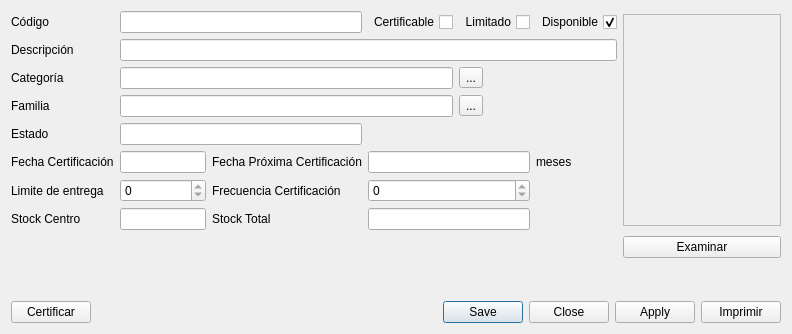
<?xml version="1.0" encoding="UTF-8"?>
<ui version="4.0">
 <class>ProductosFicha</class>
 <widget class="QDialog" name="ProductosFicha">
  <property name="geometry">
   <rect>
    <x>0</x>
    <y>0</y>
    <width>792</width>
    <height>334</height>
   </rect>
  </property>
  <property name="windowTitle">
   <string>Ficha de producto</string>
  </property>
  <layout class="QGridLayout" name="gridLayout_2">
   <item row="0" column="0" colspan="4">
    <layout class="QGridLayout" name="gridLayout">
     <item row="0" column="0">
      <widget class="QLabel" name="label">
       <property name="text">
        <string>Código</string>
       </property>
      </widget>
     </item>
     <item row="0" column="1" colspan="3">
      <widget class="QLineEdit" name="edtCodigo">
       <property name="maxLength">
        <number>12</number>
       </property>
      </widget>
     </item>
     <item row="0" column="6">
      <widget class="QCheckBox" name="chbDisponible">
       <property name="layoutDirection">
        <enum>Qt::RightToLeft</enum>
       </property>
       <property name="text">
        <string>Disponible</string>
       </property>
       <property name="checked">
        <bool>true</bool>
       </property>
      </widget>
     </item>
     <item row="1" column="0">
      <widget class="QLabel" name="label_3">
       <property name="text">
        <string>Descripción</string>
       </property>
      </widget>
     </item>
     <item row="0" column="4">
      <widget class="QCheckBox" name="chbCertificable">
       <property name="layoutDirection">
        <enum>Qt::RightToLeft</enum>
       </property>
       <property name="text">
        <string>Certificable</string>
       </property>
      </widget>
     </item>
     <item row="1" column="1" colspan="6">
      <widget class="QLineEdit" name="edtDescripcion">
       <property name="maxLength">
        <number>150</number>
       </property>
      </widget>
     </item>
     <item row="2" column="0">
      <widget class="QLabel" name="label_2">
       <property name="text">
        <string>Categoría</string>
       </property>
      </widget>
     </item>
     <item row="2" column="1" colspan="4">
      <widget class="QLineEdit" name="edtCategoria">
       <property name="enabled">
        <bool>true</bool>
       </property>
       <property name="readOnly">
        <bool>true</bool>
       </property>
      </widget>
     </item>
     <item row="5" column="0" rowspan="3">
      <widget class="QLabel" name="label_5">
       <property name="text">
        <string>Fecha Certificación</string>
       </property>
      </widget>
     </item>
     <item row="5" column="1" rowspan="3" colspan="2">
      <widget class="QLineEdit" name="edtFechaCertif">
       <property name="enabled">
        <bool>true</bool>
       </property>
       <property name="readOnly">
        <bool>true</bool>
       </property>
      </widget>
     </item>
     <item row="4" column="1" colspan="3">
      <widget class="QLineEdit" name="edtEstado">
       <property name="enabled">
        <bool>true</bool>
       </property>
       <property name="readOnly">
        <bool>true</bool>
       </property>
      </widget>
     </item>
     <item row="4" column="0">
      <widget class="QLabel" name="label_12">
       <property name="text">
        <string>Estado</string>
       </property>
      </widget>
     </item>
     <item row="5" column="6" rowspan="3">
      <widget class="QLabel" name="label_10">
       <property name="text">
        <string>meses</string>
       </property>
      </widget>
     </item>
     <item row="5" column="3" rowspan="3">
      <widget class="QLabel" name="label_13">
       <property name="text">
        <string>Fecha Próxima Certificación</string>
       </property>
      </widget>
     </item>
     <item row="5" column="4" rowspan="3" colspan="2">
      <widget class="QLineEdit" name="edtFechaProxCertif">
       <property name="enabled">
        <bool>true</bool>
       </property>
       <property name="readOnly">
        <bool>true</bool>
       </property>
      </widget>
     </item>
     <item row="9" column="1" rowspan="3" colspan="2">
      <widget class="QLineEdit" name="edtStockCentro">
       <property name="enabled">
        <bool>true</bool>
       </property>
       <property name="readOnly">
        <bool>true</bool>
       </property>
      </widget>
     </item>
     <item row="9" column="0" rowspan="3">
      <widget class="QLabel" name="label_9">
       <property name="text">
        <string>Stock Centro</string>
       </property>
      </widget>
     </item>
     <item row="9" column="4" rowspan="3" colspan="2">
      <widget class="QLineEdit" name="edtStockTotal">
       <property name="readOnly">
        <bool>true</bool>
       </property>
      </widget>
     </item>
     <item row="0" column="7" rowspan="12" colspan="3">
      <widget class="QScrollArea" name="scAreaImagen">
       <property name="sizePolicy">
        <sizepolicy hsizetype="Fixed" vsizetype="Fixed">
         <horstretch>0</horstretch>
         <verstretch>0</verstretch>
        </sizepolicy>
       </property>
       <property name="minimumSize">
        <size>
         <width>158</width>
         <height>212</height>
        </size>
       </property>
       <property name="widgetResizable">
        <bool>true</bool>
       </property>
       <widget class="QWidget" name="scrollAreaWidgetContents">
        <property name="geometry">
         <rect>
          <x>0</x>
          <y>0</y>
          <width>156</width>
          <height>210</height>
         </rect>
        </property>
       </widget>
      </widget>
     </item>
     <item row="9" column="3" rowspan="3">
      <widget class="QLabel" name="label_14">
       <property name="text">
        <string>Stock Total</string>
       </property>
      </widget>
     </item>
     <item row="13" column="8">
      <spacer name="verticalSpacer">
       <property name="orientation">
        <enum>Qt::Vertical</enum>
       </property>
       <property name="sizeHint" stdset="0">
        <size>
         <width>20</width>
         <height>40</height>
        </size>
       </property>
      </spacer>
     </item>
     <item row="12" column="7" colspan="3">
      <widget class="QPushButton" name="btnExaminar">
       <property name="text">
        <string>Examinar</string>
       </property>
      </widget>
     </item>
     <item row="3" column="0">
      <widget class="QLabel" name="label_4">
       <property name="text">
        <string>Familia</string>
       </property>
      </widget>
     </item>
     <item row="3" column="1" colspan="4">
      <widget class="QLineEdit" name="edtFamilia">
       <property name="readOnly">
        <bool>true</bool>
       </property>
      </widget>
     </item>
     <item row="8" column="0">
      <widget class="QLabel" name="label_11">
       <property name="text">
        <string>Limite de entrega</string>
       </property>
      </widget>
     </item>
     <item row="8" column="1" colspan="2">
      <widget class="QSpinBox" name="spbLimite">
       <property name="readOnly">
        <bool>true</bool>
       </property>
      </widget>
     </item>
     <item row="8" column="3">
      <widget class="QLabel" name="label_6">
       <property name="text">
        <string>Frecuencia Certificación</string>
       </property>
      </widget>
     </item>
     <item row="8" column="4" colspan="2">
      <widget class="QSpinBox" name="spbFrecCertif">
       <property name="readOnly">
        <bool>true</bool>
       </property>
      </widget>
     </item>
     <item row="0" column="5">
      <widget class="QCheckBox" name="chbLimitada">
       <property name="enabled">
        <bool>true</bool>
       </property>
       <property name="layoutDirection">
        <enum>Qt::RightToLeft</enum>
       </property>
       <property name="text">
        <string>Limitado</string>
       </property>
      </widget>
     </item>
     <item row="2" column="5" colspan="2">
      <widget class="QToolButton" name="btnCategoria">
       <property name="text">
        <string>...</string>
       </property>
      </widget>
     </item>
     <item row="3" column="5" colspan="2">
      <widget class="QToolButton" name="btnFamilia">
       <property name="text">
        <string>...</string>
       </property>
      </widget>
     </item>
    </layout>
   </item>
   <item row="1" column="0">
    <widget class="QPushButton" name="btnCertif">
     <property name="text">
      <string>Certificar</string>
     </property>
    </widget>
   </item>
   <item row="1" column="1">
    <spacer name="horizontalSpacer">
     <property name="orientation">
      <enum>Qt::Horizontal</enum>
     </property>
     <property name="sizeHint" stdset="0">
      <size>
       <width>40</width>
       <height>20</height>
      </size>
     </property>
    </spacer>
   </item>
   <item row="1" column="2">
    <widget class="QDialogButtonBox" name="buttonBox">
     <property name="standardButtons">
      <set>QDialogButtonBox::Apply|QDialogButtonBox::Close|QDialogButtonBox::Save</set>
     </property>
     <property name="centerButtons">
      <bool>false</bool>
     </property>
    </widget>
   </item>
   <item row="1" column="3">
    <widget class="QPushButton" name="btnImprimir">
     <property name="text">
      <string>Imprimir</string>
     </property>
    </widget>
   </item>
  </layout>
 </widget>
 <tabstops>
  <tabstop>edtCodigo</tabstop>
  <tabstop>chbCertificable</tabstop>
  <tabstop>chbDisponible</tabstop>
  <tabstop>edtDescripcion</tabstop>
  <tabstop>btnCertif</tabstop>
  <tabstop>buttonBox</tabstop>
  <tabstop>edtFechaProxCertif</tabstop>
  <tabstop>edtEstado</tabstop>
  <tabstop>scAreaImagen</tabstop>
  <tabstop>edtFechaCertif</tabstop>
  <tabstop>edtCategoria</tabstop>
 </tabstops>
 <resources/>
 <connections/>
</ui>
